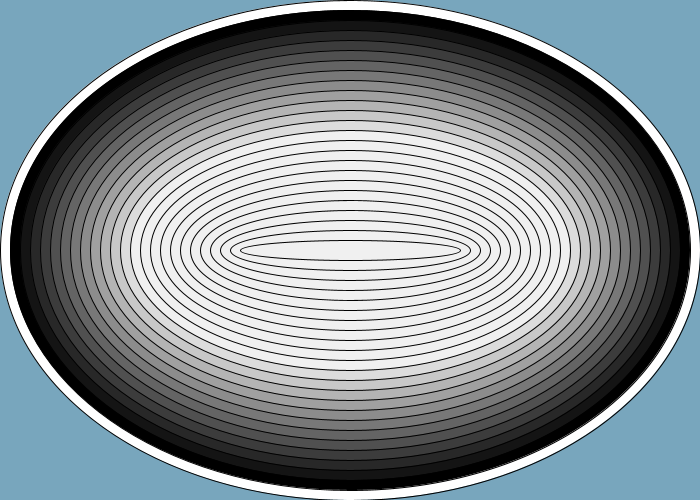
Frame 1 (no input)
Frame 60 (the mouse pressed at the canvas centre just before this capture): identical to frame 1, image omitted
Frame 120 (the mouse held since frame 60 and released just before this capture): identical to frame 1, image omitted

The Processing sketch that drew this single still picture (run headless with seeded random() and noise(); from frame 60 on, the mouse is pressed at the canvas centre):

// Processing sketch: processing_147600
// ── processing_147600.pde

float centerx=350;
float centery=250;
float x=700;
float y=500;
float spacex=20;
float spacey=20;
int cl=0;

void setup(){
  size(700,500);
  background(120,166,189);
  smooth();
}

void draw(){
  ellipseMode(CENTER);
  while(x>=20 && y>=20){
   
    ellipse(centerx,centery,x,y);
    x=x-spacex;
    y=y-spacey;
    
    stroke(0);
    fill(cl);
    cl=cl+20;
  }
}
